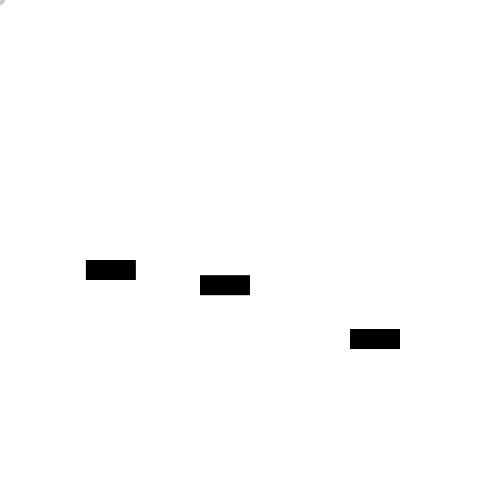
Frame 1 (no input)
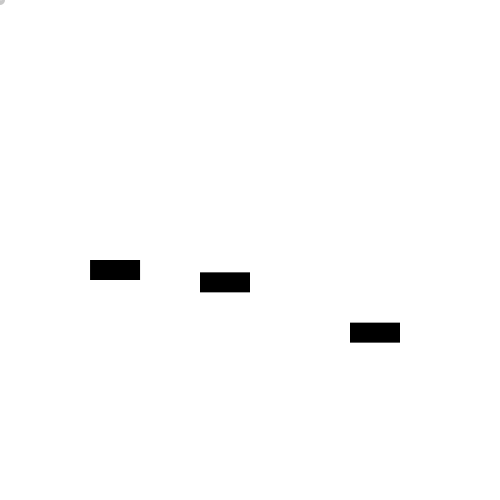
Frame 60 (the mouse pressed at the canvas centre just before this capture)
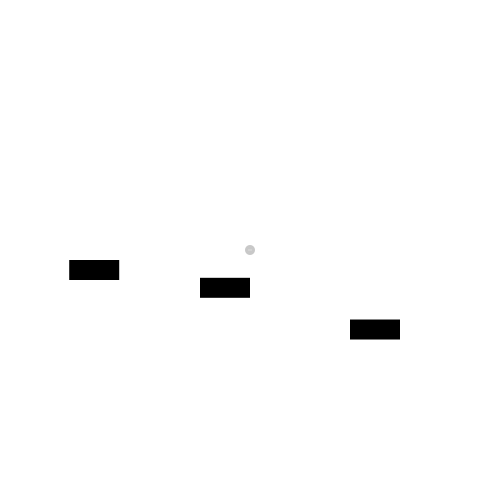
Frame 120 (the mouse held since frame 60 and released just before this capture)

The Processing sketch that drew these frames (run headless with seeded random() and noise(); from frame 60 on, the mouse is pressed at the canvas centre):

// Processing sketch: sketch_scene2
// ── sketch_scene2.pde

int r =10;


float switchW = 50;
float switchH = 20;


void setup(){
  size(500,500);
  noStroke();
  
}

void draw(){
       background(255);
float switch1x = 50+random(10,50);
float switch1y = 260;

float switch2x = 200;
float switch2y = 260+random(10,30);

float switch3x = 350;
float switch3y = 260+random(50,70);

    

    fill(200,200,200);
  ellipse(mouseX,mouseY,r,r);
      drawEye();
   rect(switch1x, switch1y, switchW, switchH);
  rect(switch2x, switch2y, switchW, switchH);
  rect(switch3x, switch3y, switchW, switchH);
  
  
  if (mouseX > switch1x && mouseX < switch1x + switchW &&
        mouseY > switch1y && mouseY < switch1y + switchH) {
      background(20,100,20);
      r+=1;
      
    }
    else if (mouseX > switch2x && mouseX< switch2x + switchW &&
             mouseY > switch2y && mouseY < switch2y + switchH) {
      background(100,220,52); 
          r+=1;
    }
    else if (mouseX > switch3x && mouseX < switch3x + switchW &&
             mouseY > switch3y && mouseY< switch3y + switchH) {
      background(23,190,240);
          r+=1;
    } 
  
}


void drawEye(){
  
  float rEyeX = mouseX +r/10;
  float rEyeY = mouseY;
  float lEyeX = mouseX -r/10;
  float lEyeY = mouseY;
  
  fill(255);
  ellipse(rEyeX, rEyeY, r/10, r/10);
  ellipse(lEyeX, lEyeY, r/10, r/10);
  fill(0);
  float mouseDistanceModifier = 0.01+r/600;
  ellipse(rEyeX + (mouseX - width/2) * mouseDistanceModifier, 
          rEyeY + (mouseY - height/2) * mouseDistanceModifier, r/14, r/14);
  ellipse(lEyeX + (mouseX - width/2) * mouseDistanceModifier, 
          lEyeY + (mouseY - height/2) * mouseDistanceModifier,r/14, r/14);
  
}
